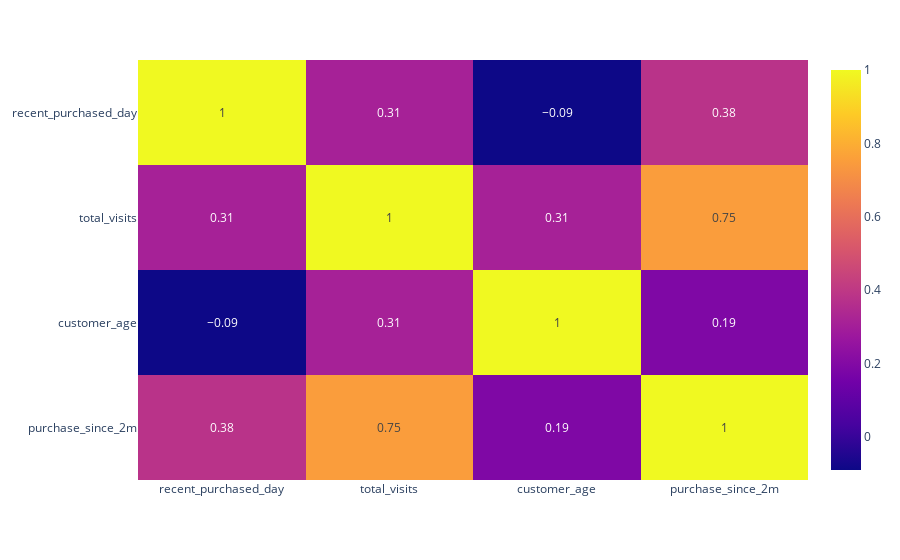

Notebook source saved alongside this figure:
### Code cell
corr_matrix=np.round(temp.corr(),2)
fig = px.imshow(corr_matrix, text_auto=True,aspect='auto')
fig.show()

### Figure 1 — Plotly figure (JSON) as saved in the notebook; plotly's stock layout.template omitted (floating-point values rounded to 4 significant figures)
{"data": [{"coloraxis": "coloraxis", "hovertemplate": "x: %{x}<br>y: %{y}<br>color: %{z}<extra></extra>", "name": "0", "texttemplate": "%{z}", "type": "heatmap", "x": ["recent_purchased_day", "total_visits", "customer_age", "purchase_since_2m"], "xaxis": "x", "y": ["recent_purchased_day", "total_visits", "customer_age", "purchase_since_2m"], "yaxis": "y", "z": [[1, 0.31, -0.09, 0.38], [0.31, 1, 0.31, 0.75], [-0.09, 0.31, 1, 0.19], [0.38, 0.75, 0.19, 1]]}], "layout": {"coloraxis": {"colorscale": [[0, "#0d0887"], [0.1111, "#46039f"], [0.2222, "#7201a8"], [0.3333, "#9c179e"], [0.4444, "#bd3786"], [0.5556, "#d8576b"], [0.6667, "#ed7953"], [0.7778, "#fb9f3a"], [0.8889, "#fdca26"], [1, "#f0f921"]]}, "margin": {"t": 60}, "xaxis": {"anchor": "y", "domain": [0, 1]}, "yaxis": {"anchor": "x", "autorange": "reversed", "domain": [0, 1]}}}
